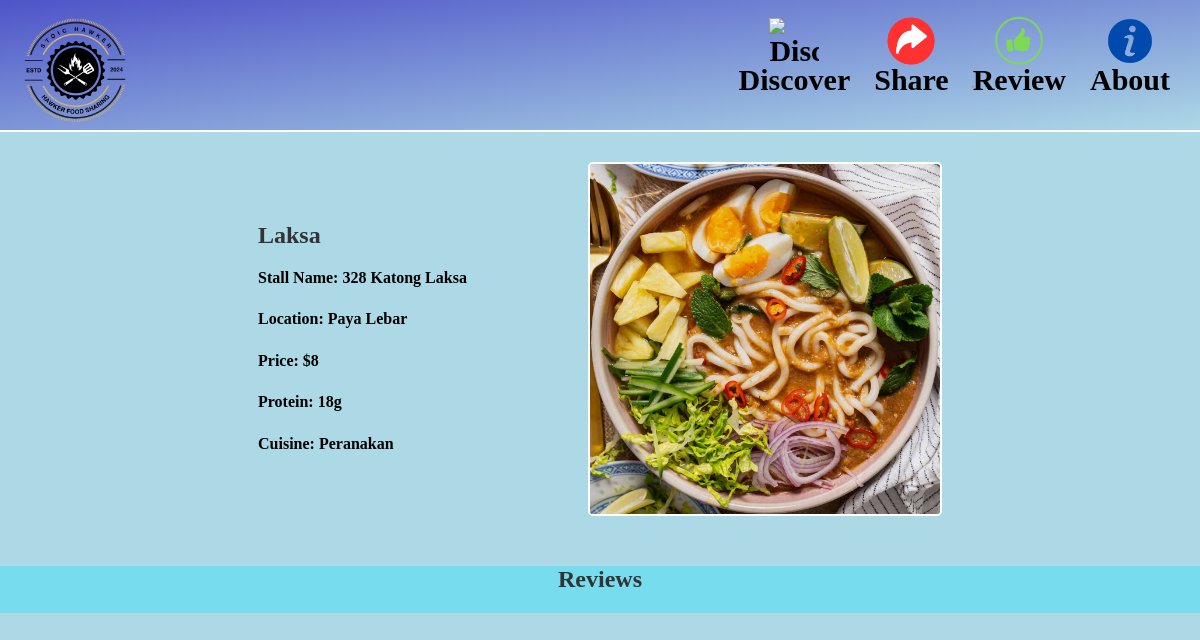
Screenshot of /food_details/Laksa with the database file from the repository.
### tables this page shows
CREATE TABLE "Details" (
	`DishName`	TEXT,
	`StallName`	TEXT NOT NULL,
	`Location`	TEXT NOT NULL,
	`Price`	NUMERIC NOT NULL,
	`Protein`	INTEGER NOT NULL,
	`Cuisine`	TEXT NOT NULL,
	`Image`	TEXT,
	PRIMARY KEY(`DishName`)
);

### app.py (the view)
@app.route('/food_details/<dishName>')
def food_details(dishName):
    details = getDetails(dishName)
    reviews = getReviews(dishName)
    if details:
        return render_template('HfoodDetails.html', food=details, reviews=reviews)
    else:
        return "Food not found", 404

### app.py (called while the page is built)
def getDetails(DishName):
    conn = sqlite3.connect('hawker.db')
    cursor = conn.execute('''SELECT Details.DishName, Details.StallName, Details.Location,
                                    Details.Price, Details.Protein, Details.Cuisine,
                                    Details.Image
                             FROM Details
                             WHERE Details.DishName=?''', (DishName,))
    data = cursor.fetchone()  # Fetch the single record
    conn.close()
    return data

def getReviews(DishName):
    conn = sqlite3.connect('hawker.db')
    cursor = conn.execute('''SELECT Rating, Comments
                             FROM Review
                             WHERE DishName=?''', (DishName,))
    reviews = cursor.fetchall()  # Fetch all the review records
    conn.close()
    return reviews

### templates/HfoodDetails.html (shortened to what this page needs)
<!doctype html>
<html>
	<head>
	<link rel="stylesheet" href="{{ url_for('static', filename='Hfooddetailsstyle.css') }}">
	</head>
	<header>
		<div class="container">
		  <a href="{{ url_for('discover') }}" class="logo"><img id='logoimg' src="{{ url_for('static',filename='logo.png') }}"></a>
		  <nav>
			<a href="{{ url_for('discover') }}" class="nav-link discover-link">
			  <img id="discoverimg" src="{{ url_for('static',filename='discover.png') }}" alt="Discover">
			  <span class="nav-text">Discover</span>
			</a>
			<a href="{{ url_for('share') }}" class="nav-link share-link">
				<img id="shareimg" src="{{ url_for('static',filename='share.png') }}" alt="Share">
				<span class="nav-text">Share</span>
			</a>
			<a href="{{ url_for('review') }}" class="nav-link review-link">
			  <img id="reviewimg" src="{{ url_for('static',filename='review.png') }}" alt="Review">
			  <span class="nav-text">Review</span>
			</a>
			<a href="{{ url_for('about') }}" class="nav-link about-link">
				<img id="aboutimg" src="{{ url_for('static',filename='about.png') }}" alt="About">
				<span class="nav-text">About</span>
			  </a>
		  </nav>
		</div>
	  </header>
      <body>
		<div class="food-details-container">
			<div class="food-details">
				<h1>{{ food[0] }}</h1>
				<p>Stall Name: {{ food[1] }}</p>
				<p>Location: {{ food[2] }}</p>
				<p>Price: ${{ food[3] }}</p>
				<p>Protein: {{ food[4] }}g</p>
				<p>Cuisine: {{ food[5] }}</p>
			</div>
			<img id="food-image" src="{{ url_for('get_file', filename=food[6]) }}" alt="Food Image">
		</div>
		<div class="review-section">
			<h2>Reviews</h2>
		</div>
      </body>
</html>

### static/Hfooddetailsstyle.css (style rules this page uses)
body { background: #ADD8E6; margin: 0; padding: 0; }
header { background: linear-gradient(to bottom right, #4e54c8, #ADD8E6); color: #fff; padding: 0; width: 100%; height: 130px; border-bottom: 2px solid #fff; }
.container { display: flex; justify-content: space-between; align-items: center; max-width: 1200px; margin: 0; padding: 0; }
.discover-link { display: flex; flex-direction: column; align-items: center; text-align: center; text-decoration: none; }
#logoimg { max-height: 30%; max-width: 30%; margin: 0; padding: 0; }
#discoverimg, #shareimg, #reviewimg, #aboutimg { position: absolute; top: -40px; left: 50%; transform: translateX(-50%); max-width: 50px; }
#shareimg { top: -52px; max-width: 70px; }
#reviewimg { top: -65px; max-width: 95px; }
#aboutimg { top: -52px; max-width: 70px; }
.nav-link { position: relative; display: inline-flex; align-items: center; text-decoration: none; color: #000000; margin-left: 20px; }
.nav-text { text-align: center; margin-top: 5px; }
nav { padding-right: 30px; }
nav a { display: inline-block; color: #000000; text-decoration: none; margin-left: 20px; font-size: 30px; font-weight: bolder; }
nav a:first-child { margin-left: 0; }
.food-details-container { display: flex; align-items: center; margin-bottom: 20px; padding:30px }
.food-details { flex: 1; margin-left: 20% }
#food-image { max-width: 350px; height: auto; border: 2px solid #fff; border-radius: 5px; margin-right: 20%; }
.review-section { text-align: center; background-color: #77dced; }
h1, h2 { color: #333; font-size: 24px; font-weight: bold; }
p, li { color: #000000; font-size: 16px; line-height: 1.6; font-weight: bold; }

### rows the page displays
Details: DishName "Laksa", StallName "328 Katong Laksa", Location "Paya Lebar", Price "8", Protein "18", Cuisine "Peranakan", Image (picture)
